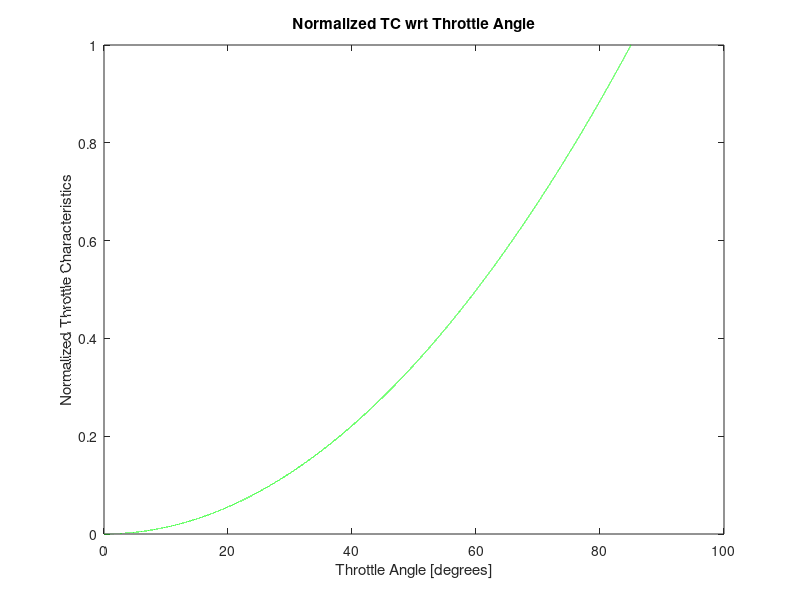

The MATLAB script that drew this image:
x = 0:.001:85;
y = (x/85).^2;

plot(x, y, 'green')
title('Normalized TC wrt Throttle Angle')
xlabel('Throttle Angle [degrees]');
ylabel('Normalized Throttle Characteristics');